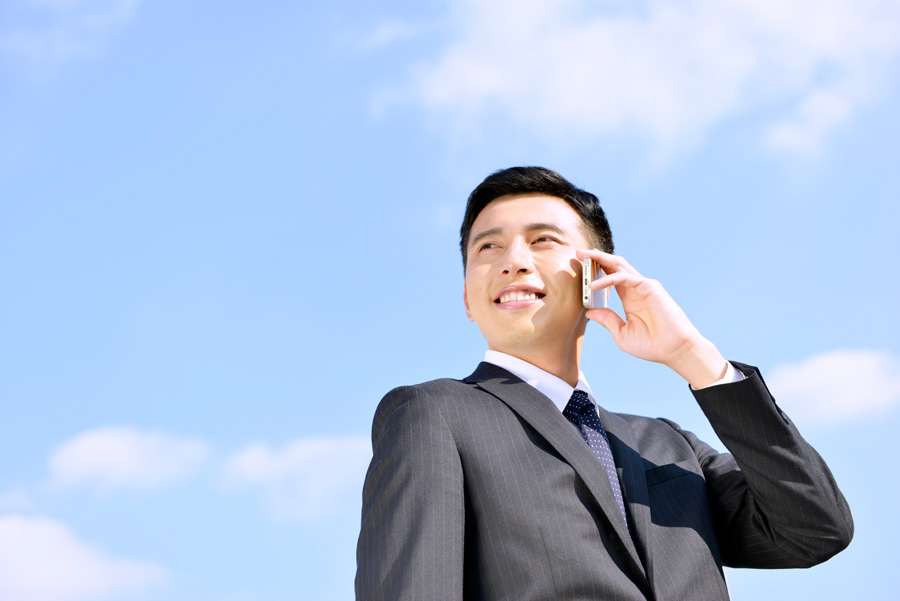
#> input picture images/aozora.png, 900 x 601 px, found by its file name
$ python 03.py
#> lines starting #> are read from the running program, lines starting #| are printed output that depends on the picture
import cv2

img = cv2.imread("/home/mahiroo/opencv_practice/images/aozora.png")
#> img is the input picture: shape (601, 900, 3); mean B, G, R 219.5, 190.8, 172

height = img.shape[0]
#> height = 601
width = img.shape[1]
#> width = 900

img2 = cv2.resize(img , (int(width*1.2), int(height*1.2)))

img_gray = cv2.cvtColor(img2, cv2.COLOR_BGR2GRAY)
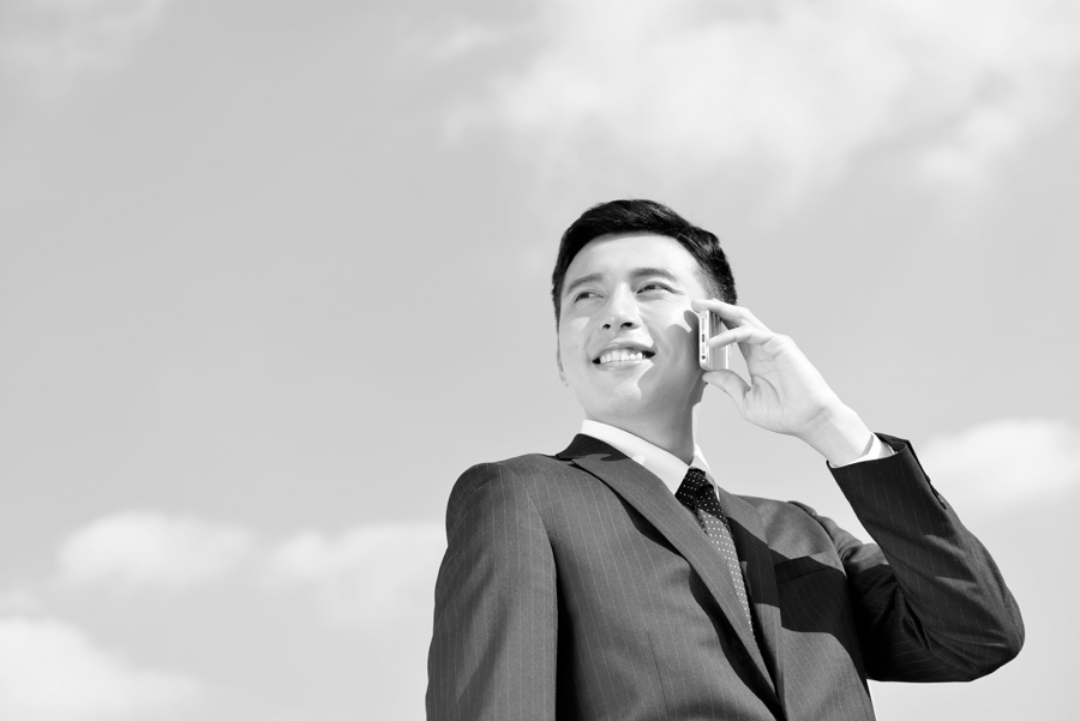
#> img_gray: shape (721, 1080); min 0, max 255, mean 188.4

cv2.imshow('gray', img_gray)
cv2.waitKey(0)
